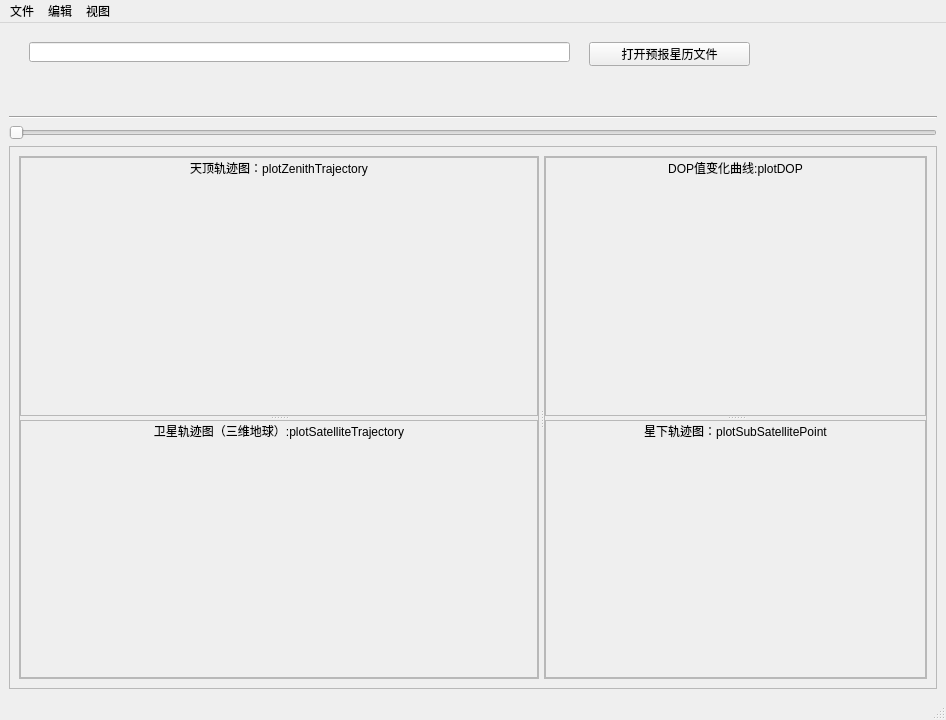
<?xml version="1.0" encoding="UTF-8"?>
<ui version="4.0">
 <class>MainWindow</class>
 <widget class="QMainWindow" name="MainWindow">
  <property name="geometry">
   <rect>
    <x>0</x>
    <y>0</y>
    <width>946</width>
    <height>720</height>
   </rect>
  </property>
  <property name="minimumSize">
   <size>
    <width>800</width>
    <height>600</height>
   </size>
  </property>
  <property name="windowTitle">
   <string>MainWindow</string>
  </property>
  <widget class="QWidget" name="centralwidget">
   <property name="layoutDirection">
    <enum>Qt::LeftToRight</enum>
   </property>
   <layout class="QVBoxLayout" name="verticalLayout_2" stretch="1,0,0,7">
    <item>
     <layout class="QVBoxLayout" name="verticalLayout">
      <item>
       <layout class="QHBoxLayout" name="horizontalLayout_2">
        <item>
         <widget class="QWidget" name="widget" native="true">
          <widget class="QLineEdit" name="lineEdit">
           <property name="geometry">
            <rect>
             <x>20</x>
             <y>10</y>
             <width>541</width>
             <height>20</height>
            </rect>
           </property>
          </widget>
          <widget class="QPushButton" name="btnOpenEphemerisFile">
           <property name="geometry">
            <rect>
             <x>580</x>
             <y>10</y>
             <width>161</width>
             <height>24</height>
            </rect>
           </property>
           <property name="text">
            <string>打开预报星历文件</string>
           </property>
          </widget>
         </widget>
        </item>
       </layout>
      </item>
     </layout>
    </item>
    <item>
     <widget class="Line" name="line_6">
      <property name="minimumSize">
       <size>
        <width>0</width>
        <height>2</height>
       </size>
      </property>
      <property name="orientation">
       <enum>Qt::Horizontal</enum>
      </property>
     </widget>
    </item>
    <item>
     <widget class="QSlider" name="horizontalSlider">
      <property name="orientation">
       <enum>Qt::Horizontal</enum>
      </property>
     </widget>
    </item>
    <item>
     <layout class="QVBoxLayout" name="verticalLayout_4">
      <item>
       <widget class="QFrame" name="frame">
        <property name="frameShape">
         <enum>QFrame::StyledPanel</enum>
        </property>
        <property name="frameShadow">
         <enum>QFrame::Raised</enum>
        </property>
        <layout class="QHBoxLayout" name="horizontalLayout_3">
         <item>
          <widget class="QSplitter" name="splitter">
           <property name="orientation">
            <enum>Qt::Horizontal</enum>
           </property>
           <property name="handleWidth">
            <number>5</number>
           </property>
           <widget class="QFrame" name="frame_3">
            <property name="frameShape">
             <enum>QFrame::StyledPanel</enum>
            </property>
            <property name="frameShadow">
             <enum>QFrame::Raised</enum>
            </property>
            <layout class="QHBoxLayout" name="horizontalLayout_4">
             <property name="spacing">
              <number>0</number>
             </property>
             <property name="leftMargin">
              <number>0</number>
             </property>
             <property name="topMargin">
              <number>0</number>
             </property>
             <property name="rightMargin">
              <number>0</number>
             </property>
             <property name="bottomMargin">
              <number>0</number>
             </property>
             <item>
              <widget class="QSplitter" name="splitter_2">
               <property name="orientation">
                <enum>Qt::Vertical</enum>
               </property>
               <widget class="QFrame" name="frame_4">
                <property name="frameShape">
                 <enum>QFrame::StyledPanel</enum>
                </property>
                <property name="frameShadow">
                 <enum>QFrame::Raised</enum>
                </property>
                <layout class="QVBoxLayout" name="verticalLayout_7">
                 <property name="spacing">
                  <number>0</number>
                 </property>
                 <property name="leftMargin">
                  <number>0</number>
                 </property>
                 <property name="topMargin">
                  <number>0</number>
                 </property>
                 <property name="rightMargin">
                  <number>0</number>
                 </property>
                 <property name="bottomMargin">
                  <number>0</number>
                 </property>
                 <item>
                  <layout class="QVBoxLayout" name="verticalLayout_3">
                   <item>
                    <widget class="QLabel" name="label_3">
                     <property name="maximumSize">
                      <size>
                       <width>16777215</width>
                       <height>20</height>
                      </size>
                     </property>
                     <property name="text">
                      <string>天顶轨迹图：plotZenithTrajectory</string>
                     </property>
                     <property name="alignment">
                      <set>Qt::AlignCenter</set>
                     </property>
                    </widget>
                   </item>
                   <item>
                    <widget class="QWidget" name="plotZenithTrajectoryWidget" native="true">
                     <layout class="QVBoxLayout" name="plotZenithTrajectoryLayout"/>
                    </widget>
                   </item>
                  </layout>
                 </item>
                </layout>
               </widget>
               <widget class="QFrame" name="frame_5">
                <property name="frameShape">
                 <enum>QFrame::StyledPanel</enum>
                </property>
                <property name="frameShadow">
                 <enum>QFrame::Raised</enum>
                </property>
                <layout class="QVBoxLayout" name="verticalLayout_12">
                 <property name="spacing">
                  <number>0</number>
                 </property>
                 <property name="leftMargin">
                  <number>0</number>
                 </property>
                 <property name="topMargin">
                  <number>0</number>
                 </property>
                 <property name="rightMargin">
                  <number>0</number>
                 </property>
                 <property name="bottomMargin">
                  <number>0</number>
                 </property>
                 <item>
                  <layout class="QVBoxLayout" name="verticalLayout_8">
                   <item>
                    <widget class="QLabel" name="label_4">
                     <property name="maximumSize">
                      <size>
                       <width>16777215</width>
                       <height>20</height>
                      </size>
                     </property>
                     <property name="text">
                      <string>卫星轨迹图（三维地球）:plotSatelliteTrajectory</string>
                     </property>
                     <property name="alignment">
                      <set>Qt::AlignCenter</set>
                     </property>
                    </widget>
                   </item>
                   <item>
                    <widget class="QWidget" name="plotSatelliteTrajectory" native="true">
                     <layout class="QVBoxLayout" name="plotSatelliteTrajectoryLayout"/>
                    </widget>
                   </item>
                  </layout>
                 </item>
                </layout>
               </widget>
              </widget>
             </item>
            </layout>
           </widget>
           <widget class="QFrame" name="frame_2">
            <property name="frameShape">
             <enum>QFrame::StyledPanel</enum>
            </property>
            <property name="frameShadow">
             <enum>QFrame::Raised</enum>
            </property>
            <layout class="QVBoxLayout" name="verticalLayout_5">
             <property name="spacing">
              <number>0</number>
             </property>
             <property name="leftMargin">
              <number>0</number>
             </property>
             <property name="topMargin">
              <number>0</number>
             </property>
             <property name="rightMargin">
              <number>0</number>
             </property>
             <property name="bottomMargin">
              <number>0</number>
             </property>
             <item>
              <widget class="QSplitter" name="splitter_3">
               <property name="orientation">
                <enum>Qt::Vertical</enum>
               </property>
               <widget class="QFrame" name="frame_6">
                <property name="frameShape">
                 <enum>QFrame::StyledPanel</enum>
                </property>
                <property name="frameShadow">
                 <enum>QFrame::Raised</enum>
                </property>
                <layout class="QVBoxLayout" name="verticalLayout_10">
                 <property name="spacing">
                  <number>0</number>
                 </property>
                 <property name="leftMargin">
                  <number>0</number>
                 </property>
                 <property name="topMargin">
                  <number>0</number>
                 </property>
                 <property name="rightMargin">
                  <number>0</number>
                 </property>
                 <property name="bottomMargin">
                  <number>0</number>
                 </property>
                 <item>
                  <layout class="QVBoxLayout" name="verticalLayout_9">
                   <item>
                    <widget class="QLabel" name="label_2">
                     <property name="maximumSize">
                      <size>
                       <width>16777215</width>
                       <height>20</height>
                      </size>
                     </property>
                     <property name="text">
                      <string>DOP值变化曲线:plotDOP</string>
                     </property>
                     <property name="alignment">
                      <set>Qt::AlignCenter</set>
                     </property>
                    </widget>
                   </item>
                   <item>
                    <widget class="QWidget" name="plotDOP" native="true">
                     <layout class="QVBoxLayout" name="plotDOPLineChartLayout"/>
                    </widget>
                   </item>
                  </layout>
                 </item>
                </layout>
               </widget>
               <widget class="QFrame" name="frame_7">
                <property name="frameShape">
                 <enum>QFrame::StyledPanel</enum>
                </property>
                <property name="frameShadow">
                 <enum>QFrame::Raised</enum>
                </property>
                <layout class="QVBoxLayout" name="verticalLayout_11">
                 <property name="spacing">
                  <number>0</number>
                 </property>
                 <property name="leftMargin">
                  <number>0</number>
                 </property>
                 <property name="topMargin">
                  <number>0</number>
                 </property>
                 <property name="rightMargin">
                  <number>0</number>
                 </property>
                 <property name="bottomMargin">
                  <number>0</number>
                 </property>
                 <item>
                  <layout class="QVBoxLayout" name="verticalLayout_6">
                   <item>
                    <widget class="QLabel" name="label">
                     <property name="maximumSize">
                      <size>
                       <width>16777215</width>
                       <height>20</height>
                      </size>
                     </property>
                     <property name="text">
                      <string>星下轨迹图：plotSubSatellitePoint</string>
                     </property>
                     <property name="alignment">
                      <set>Qt::AlignCenter</set>
                     </property>
                    </widget>
                   </item>
                   <item>
                    <widget class="QWidget" name="plotSubSatellitePoint" native="true">
                     <layout class="QVBoxLayout" name="plotSubSatellitePointLayout"/>
                    </widget>
                   </item>
                  </layout>
                 </item>
                </layout>
               </widget>
              </widget>
             </item>
            </layout>
           </widget>
          </widget>
         </item>
        </layout>
       </widget>
      </item>
     </layout>
    </item>
   </layout>
  </widget>
  <widget class="QMenuBar" name="menubar">
   <property name="geometry">
    <rect>
     <x>0</x>
     <y>0</y>
     <width>946</width>
     <height>23</height>
    </rect>
   </property>
   <widget class="QMenu" name="menu">
    <property name="title">
     <string>文件</string>
    </property>
   </widget>
   <widget class="QMenu" name="menu_2">
    <property name="title">
     <string>编辑</string>
    </property>
   </widget>
   <widget class="QMenu" name="menu_3">
    <property name="title">
     <string>视图</string>
    </property>
   </widget>
   <addaction name="menu"/>
   <addaction name="menu_2"/>
   <addaction name="menu_3"/>
  </widget>
  <widget class="QStatusBar" name="statusbar"/>
 </widget>
 <resources/>
 <connections/>
</ui>
